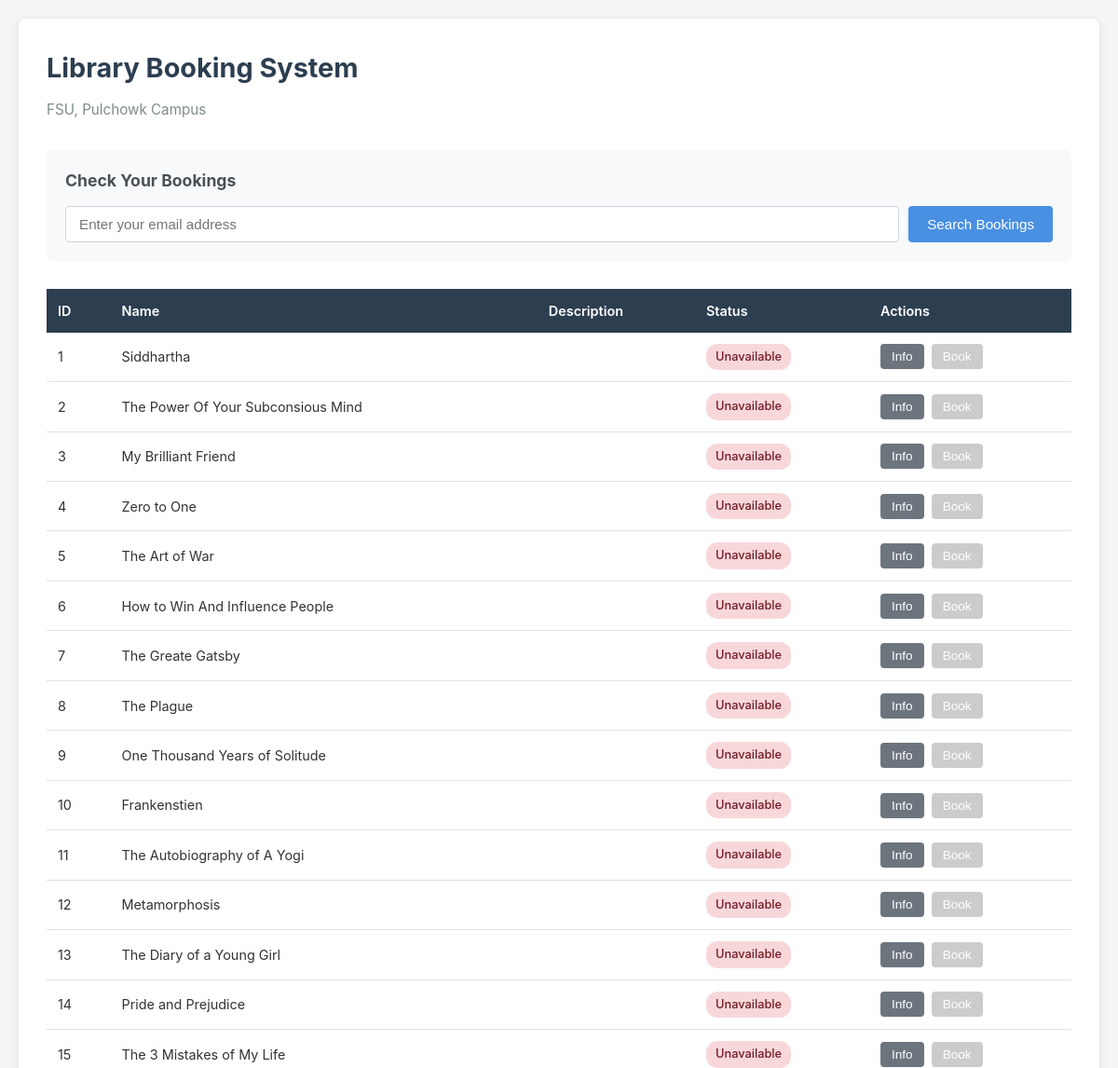
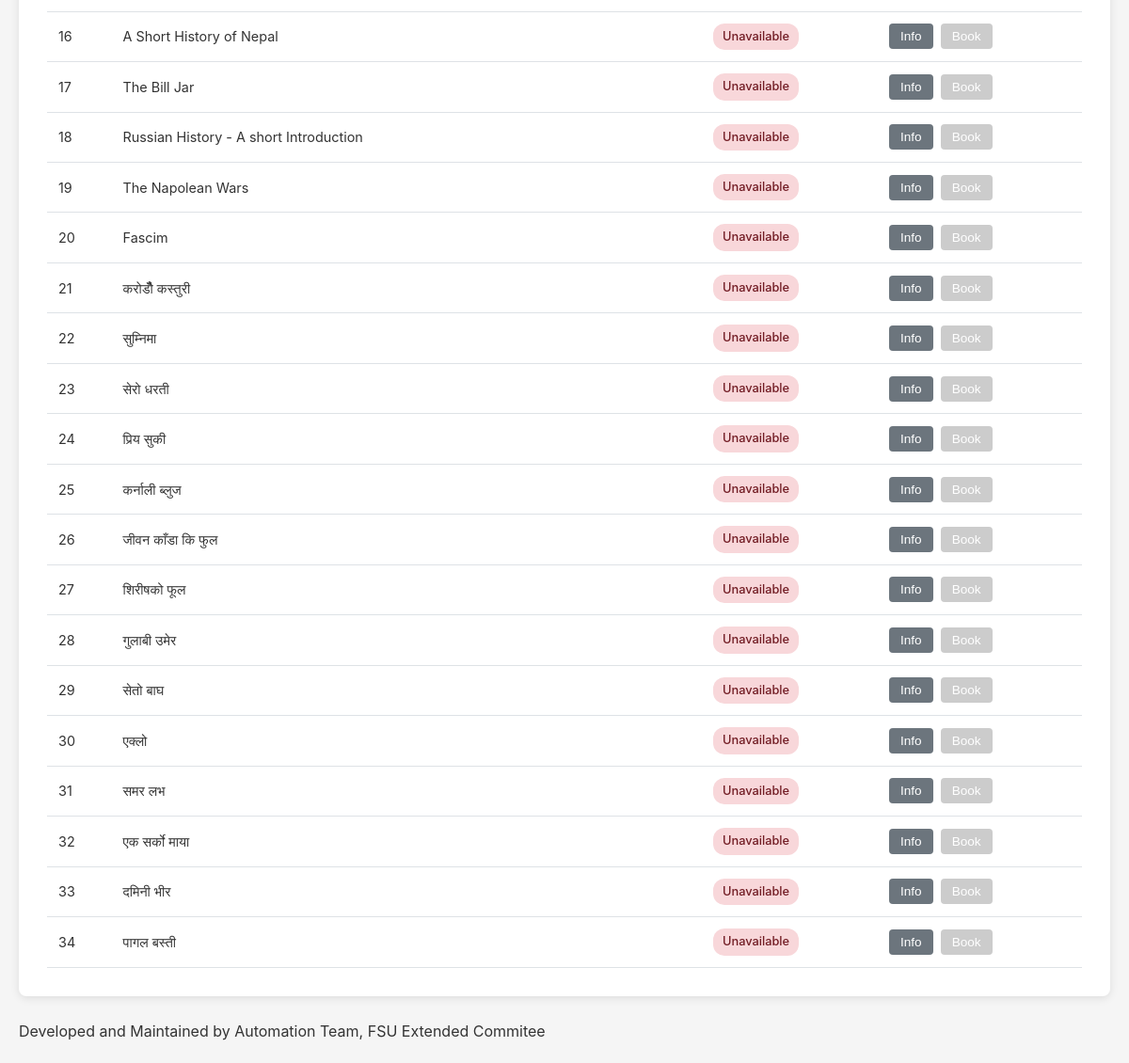
The page /library on the database its author committed (2 pictures, top to bottom).
### models.py (models this page shows)
class Item(Base):
    __tablename__ = "items"
    id = Column(Integer, primary_key=True)
    name = Column(String, nullable=False)
    description = Column(String)
    image_path = Column(String, nullable=True)
    available = Column(Boolean, default=True)
    hold_time = Column(Integer, default=3)  # Max-days before return must be done
    occupy_time = Column(Integer, default=15) # Max-days after booking item must be taken
    bookings = relationship("Booking", back_populates="item")

### app.py (the view)
@app.route("/")
@app.route("/library/")
@app.route("/library")
def home():
    db = get_db()
    items = get_all_items(db)
    db.close()
    return render_template("index.html", items=items)

### app.py (called while the page is built)
def get_db():
    return SessionLocal()

### models.py (called while the page is built)
def get_all_items(db):
    return db.query(Item).all()

### templates/index.html (shortened to what this page needs)
<!DOCTYPE html>
<html lang="en">
<head>
</head>
<body>
    <div class="container">
        <h1>Library Booking System</h1>
        <p class="subtitle">FSU, Pulchowk Campus</p>
        <div class="search-section">
            <h2>Check Your Bookings</h2>
            <form action="/library/user-bookings" method="post" class="search-form">
                <input type="email" name="email" placeholder="Enter your email address" required>
                <button type="submit" class="btn">Search Bookings</button>
            </form>
        </div>
        <div class="table-wrapper">
            <table>
                <thead>
                    <tr>
                        <th>ID</th>
                        <th>Name</th>
                        <th>Description</th>
                        <th>Status</th>
                        <th>Actions</th>
                    </tr>
                </thead>
                <tbody>
                    {% for item in items %}
                        <tr>
                            <td>{{ item.id }}</td>
                            <td>{{ item.name }}</td>
                            <td>{{ item.description }}</td>
                            <td>
                                {% if item.available > 0 %}
                                    <span class="status-badge status-available">Available ({{ item.available }})</span>
                                {% else %}
                                    <span class="status-badge status-unavailable">Unavailable</span>
                                {% endif %}
                            </td>
                            <td>
                                <div class="action-buttons">
                                    <button onclick="showInfo({{ item.id }})" class="btn btn-info">Info</button>
                                    <button onclick="bookItem({{ item.id }})" class="btn btn-book" {% if item.available < 1 %}disabled{% endif %}>Book</button>
                                </div>
                            </td>
                        </tr>
                    {% endfor %}
                </tbody>
            </table>
        </div>
    </div>
</body>
<br>
<p >Developed and Maintained by Automation Team, FSU Extended Commitee</p>
</html>

### templates/index.html (style rules this page uses)
* { margin: 0; padding: 0; box-sizing: border-box; }
body { font-family: -apple-system, BlinkMacSystemFont, 'Segoe UI', Roboto, Oxygen, Ubuntu, Cantarell, sans-serif; background: #f5f5f5; color: #333; line-height: 1.6; padding: 20px; }
.container { max-width: 1200px; margin: 0 auto; background: white; padding: 30px; border-radius: 8px; box-shadow: 0 2px 10px rgba(0,0,0,0.1); }
h1 { color: #2c3e50; margin-bottom: 10px; font-size: 1.8rem; }
.subtitle { color: #7f8c8d; margin-bottom: 30px; font-size: 0.95rem; }
.search-section { background: #f8f9fa; padding: 20px; border-radius: 6px; margin-bottom: 30px; }
.search-section h2 { font-size: 1.1rem; margin-bottom: 12px; color: #495057; }
.search-form { display: flex; gap: 10px; flex-wrap: wrap; }
.search-form input { flex: 1; min-width: 200px; padding: 10px 14px; border: 1px solid #ced4da; border-radius: 4px; font-size: 0.95rem; }
.btn { padding: 10px 20px; background: #4a90e2; color: white; border: none; border-radius: 4px; cursor: pointer; font-size: 0.95rem; font-weight: 500; transition: background 0.2s; }
.btn:disabled { background: #ccc; cursor: not-allowed; }
.btn-info { background: #6c757d; padding: 6px 12px; font-size: 0.85rem; }
.btn-book { background: #28a745; padding: 6px 12px; font-size: 0.85rem; }
.table-wrapper { overflow-x: auto; margin-top: 20px; }
table { width: 100%; border-collapse: collapse; font-size: 0.9rem; }
th { background: #2c3e50; color: white; padding: 12px; text-align: left; font-weight: 600; }
td { padding: 12px; border-bottom: 1px solid #dee2e6; }
.status-badge { display: inline-block; padding: 4px 10px; border-radius: 12px; font-size: 0.8rem; font-weight: 500; }
.status-unavailable { background: #f8d7da; color: #721c24; }
.action-buttons { display: flex; gap: 8px; }

### rows shown on the page
Item: id "1", name "Siddhartha", available "Unavailable"
Item: id "2", name "The Power Of Your Subconsious Mind", available "Unavailable"
Item: id "3", name "My Brilliant Friend", available "Unavailable"
Item: id "4", name "Zero to One", available "Unavailable"
Item: id "5", name "The Art of War", available "Unavailable"
Item: id "6", name "How to Win And Influence People", available "Unavailable"
Item: id "7", name "The Greate Gatsby", available "Unavailable"
Item: id "8", name "The Plague", available "Unavailable"
Item: id "9", name "One Thousand Years of Solitude", available "Unavailable"
Item: id "10", name "Frankenstien", available "Unavailable"
Item: id "11", name "The Autobiography of A Yogi", available "Unavailable"
Item: id "12", name "Metamorphosis", available "Unavailable"
Item: id "13", name "The Diary of a Young Girl", available "Unavailable"
Item: id "14", name "Pride and Prejudice", available "Unavailable"
Item: id "15", name "The 3 Mistakes of My Life", available "Unavailable"
Item: id "16", name "A Short History of Nepal", available "Unavailable"
Item: id "17", name "The Bill Jar", available "Unavailable"
Item: id "18", name "Russian History - A short Introduction", available "Unavailable"
Item: id "19", name "The Napolean Wars", available "Unavailable"
Item: id "20", name "Fascim", available "Unavailable"
Item: id "21", name "करोडौँ कस्तुरी", available "Unavailable"
Item: id "22", name "सुम्निमा", available "Unavailable"
Item: id "23", name "सेरो धरती", available "Unavailable"
Item: id "24", name "प्रिय सुकी", available "Unavailable"
Item: id "25", name "कर्नाली ब्लुज", available "Unavailable"
Item: id "26", name "जीवन काँडा कि फुल", available "Unavailable"
Item: id "27", name "शिरीषको फूल", available "Unavailable"
Item: id "28", name "गुलाबी उमेर", available "Unavailable"
Item: id "29", name "सेतो बाघ", available "Unavailable"
Item: id "30", name "एक्लो", available "Unavailable"
Item: id "31", name "समर लभ", available "Unavailable"
Item: id "32", name "एक सर्को माया", available "Unavailable"
Item: id "33", name "दमिनी भीर", available "Unavailable"
Item: id "34", name "पागल बस्ती", available "Unavailable"
